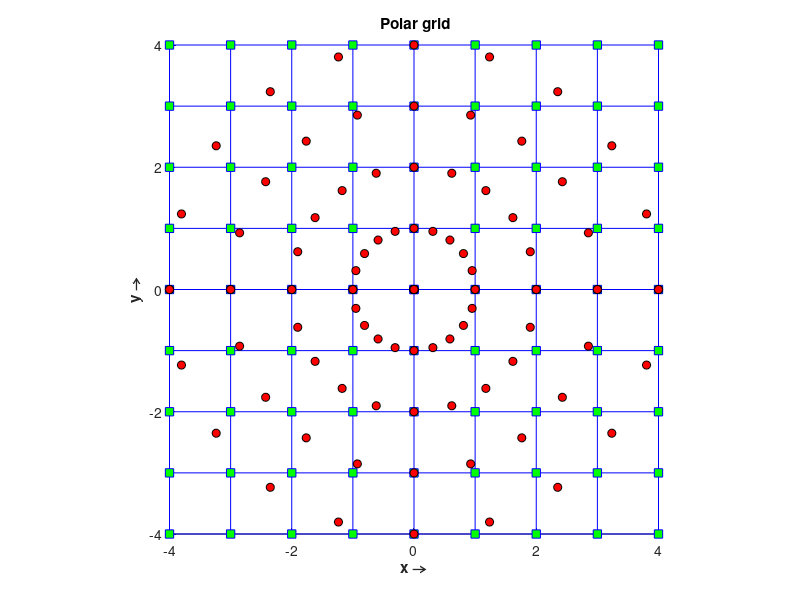
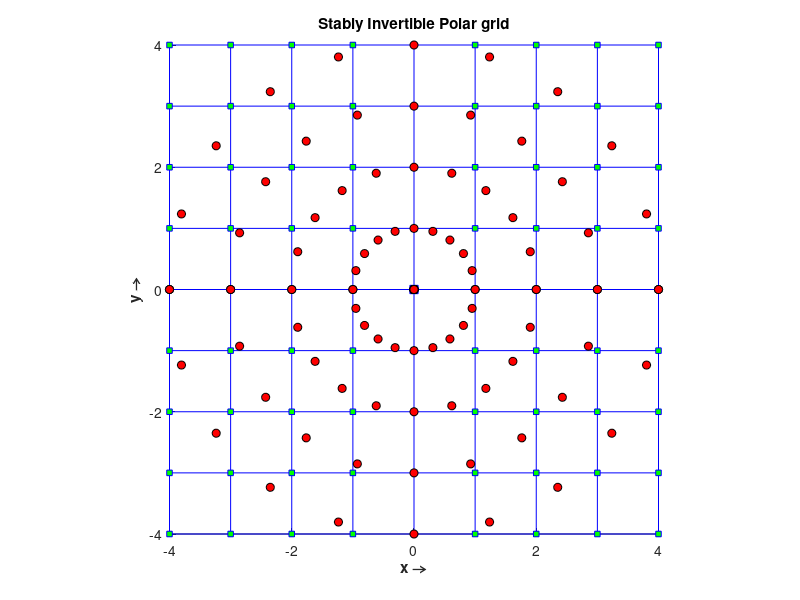
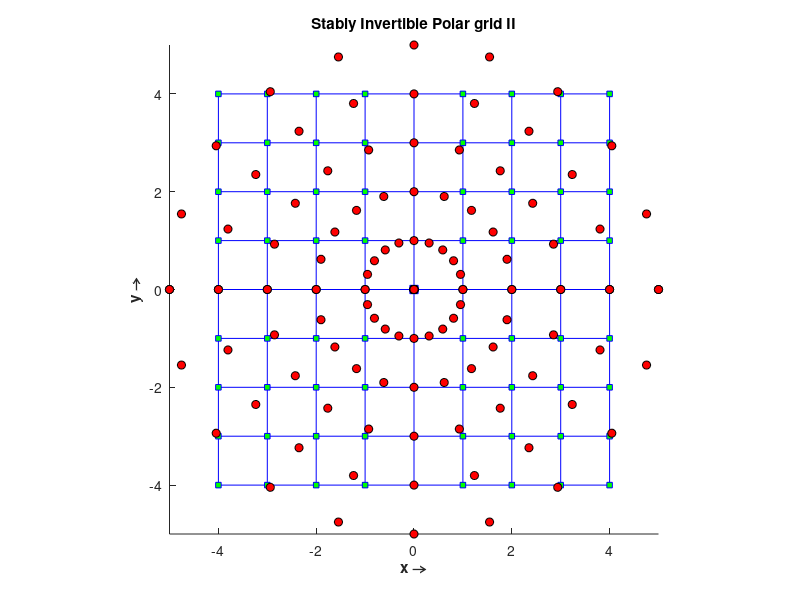
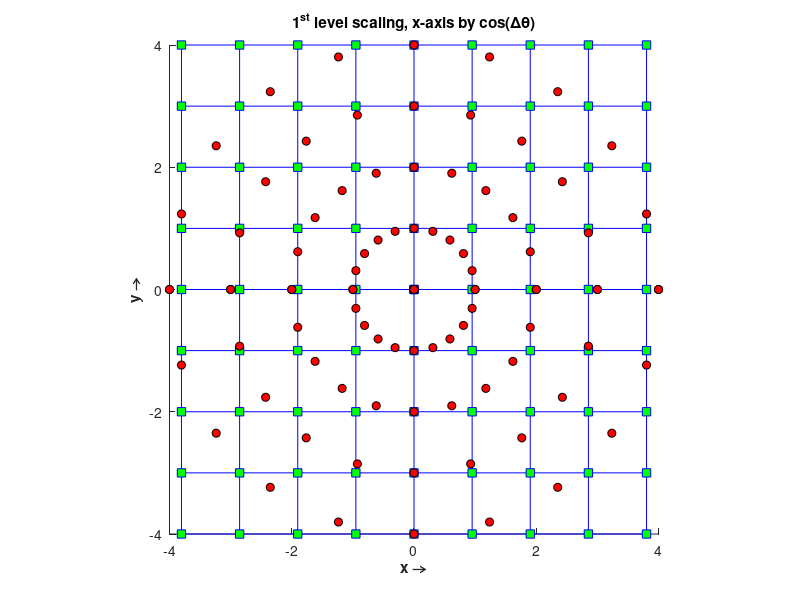

Write the MATLAB code that produced these figures, in order.
clear all;
clc;
close all;


N = 8;   % Has to be even 
freqScale = 1; 2*pi/(N+1);
gridSpacing =  [-N/2:N/2]*freqScale;
gridMarkerSize = 6;
highlightMarkerSize = 8;

delay = .05;


%% Normal Grid
figure,axis equal
hold on
axis equal
axis ([-N/2 N/2 -N/2 N/2])
for j  = 1: N+1                             % Marking X-Y grid lines
    h =plot(gridSpacing(:),gridSpacing(j)*ones(1,N+1),'b');
    h =plot(gridSpacing(j)*ones(1,N+1),gridSpacing(:),'b');
end
for j  = 1: N+1                             % Plotting grid points
    pause(delay);
    h =plot(gridSpacing(j),gridSpacing(:),'bs');
    set(h,'MarkerFaceColor','g');
    set(h,'MarkerSize',gridMarkerSize)
end
h = plot(0,0,'bs');                 % DC value
set(h,'MarkerFaceColor','k');
set(h,'MarkerSize',gridMarkerSize)

title('\bf{Square grid & Polar grid}') 
 title('\bf{ Polar grid}') 
xlabel ('\bf{x \rightarrow}')
ylabel ('\bf{y \rightarrow}')
hold off
 
%% Plotting Polar grid
M = N + 2;                 % Total number of polar lines 
deltaTheta = 180/M;     % Angular sampling rate
angles = [0:deltaTheta:180];  
 
hold on 
for angle = angles 
    pause(delay) 
    h1= plot(gridSpacing*cosd(angle),gridSpacing*sind(angle),'ko');
    set(h1,'MarkerFaceColor','r');
    set(h1,'MarkerSize',gridMarkerSize) 
end
hold off  

%% Is there a reverse solution possible ???

%% Invertible Polar Grid
figure,axis equal
hold on
axis equal
axis ([-N/2 N/2 -N/2 N/2])
for j  = 1: N+1                             % Marking X-Y grid lines
    h =plot(gridSpacing(:),gridSpacing(j)*ones(1,N+1),'b');
    h =plot(gridSpacing(j)*ones(1,N+1),gridSpacing(:),'b');
end
for j  = 1: N+1                             % Plotting grid points
    pause(delay);
    h =plot(gridSpacing(j),gridSpacing(:),'bs');
    set(h,'MarkerFaceColor','g');
    set(h,'MarkerSize',gridMarkerSize-2)
end
h = plot(0,0,'bs');                 % DC value
set(h,'MarkerFaceColor','k');
set(h,'MarkerSize',gridMarkerSize)

title('\bf{Stably Invertible Polar grid}') 
xlabel ('\bf{x \rightarrow}')
ylabel ('\bf{y \rightarrow}')
hold off

M = N + 2;                 % Total number of polar lines 
deltaTheta = 180/M;     % Angular sampling rate
angles = [0:deltaTheta:180];  

newGridSpacing = 0;                    % This is a change
hold on  
for angle = angles
    pause(delay)
    
    if (  angle <= 45 || angle > 135 )
        newGridSpacing = gridSpacing ./ cos(angle*pi/180);       % BH
        if(angle > 135)
            halfSpacing = 1:1:newGridSpacing(1);
        else
            halfSpacing = 1:1:newGridSpacing(end);
        end
    else if ( angle > 45 || angle <= 135 )
            newGridSpacing = gridSpacing ./ sin(angle*pi/180);    %BV
            halfSpacing = 1:1:newGridSpacing(end);
        end
    end
    
    newGridSpacing = [-fliplr(halfSpacing) 0 halfSpacing];
    
    h1= plot(newGridSpacing*cosd(angle),newGridSpacing*sind(angle),'ko');
    set(h1,'MarkerFaceColor','r');
    set(h1,'MarkerSize',gridMarkerSize)
    
    halfPoints = halfSpacing(N/2+1:end);    % These are the corner points
    if(~isempty(halfPoints))
        halfPoints = [-halfPoints ; halfPoints];
        for point = halfPoints
        h1= plot(point *cosd(angle),point *sind(angle),'ko');
        set(h1,'MarkerFaceColor','g');
        set(h1,'MarkerSize',gridMarkerSize+1)
        end
    end
    
end 
hold off    
   

%% Second Invertible Polar Grid -My type
figure,axis equal
hold on
axis equal
for j  = 1: N+1                             % Marking X-Y grid lines
    h =plot(gridSpacing(:),gridSpacing(j)*ones(1,N+1),'b');
    h =plot(gridSpacing(j)*ones(1,N+1),gridSpacing(:),'b');
end
for j  = 1: N+1                             % Plotting grid points
    pause(delay);
    h =plot(gridSpacing(j),gridSpacing(:),'bs');
    set(h,'MarkerFaceColor','g');
    set(h,'MarkerSize',gridMarkerSize-2)
end
h = plot(0,0,'bs');                 % DC value
set(h,'MarkerFaceColor','k');
set(h,'MarkerSize',gridMarkerSize)

title('\bf{Stably Invertible Polar grid II}') 
xlabel ('\bf{x \rightarrow}')
ylabel ('\bf{y \rightarrow}')
hold off

newGridSpacing = gridSpacing ./cosd(45);
 halfSpacing = 1:1:newGridSpacing(end);
 newGridSpacing = [-fliplr(halfSpacing) 0 halfSpacing];

 new__N = halfSpacing(end);
 axis ([-new__N new__N -new__N new__N])
hold on 
for angle = angles 
    pause(delay) 
    h1= plot(newGridSpacing*cosd(angle),newGridSpacing*sind(angle),'ko');
    set(h1,'MarkerFaceColor','r');
    set(h1,'MarkerSize',gridMarkerSize) 
end
hold off   

%% First Scale sind(18)
alpha11 =  cosd(deltaTheta); 
% alpha11 = sind(deltaTheta);           % Switching the scales to see geometry
figure,axis equal 
hold on 
axis equal
axis ([-N/2 N/2 -N/2 N/2])
for j  = 1: N+1                             % Marking X-Y grid lines
    h =plot(gridSpacing(:)*alpha11,gridSpacing(j)*ones(1,N+1),'b');
    h =plot(gridSpacing(j)*ones(1,N+1)*alpha11,gridSpacing(:),'b');
end
for j  = 1: N+1                             % Plotting grid points
    pause(delay);
    h =plot(gridSpacing(j)*alpha11,gridSpacing(:),'bs');
    set(h,'MarkerFaceColor','g');
    set(h,'MarkerSize',gridMarkerSize)
end
h = plot(0,0,'bs');                 % DC value
set(h,'MarkerFaceColor','k');
set(h,'MarkerSize',gridMarkerSize)

title('\bf{1^{st} level scaling, x-axis by cos(\Delta\theta)}')
xlabel ('\bf{x \rightarrow}')
ylabel ('\bf{y \rightarrow}')
hold off


hold on
for angle = angles
    pause(delay)
    h1= plot(gridSpacing*cosd(angle),gridSpacing*sind(angle),'ko');
    set(h1,'MarkerFaceColor','r');
    set(h1,'MarkerSize',gridMarkerSize)
end
hold off 

%% Next Scale in y direction
beta11 = sind(deltaTheta);
% beta11 = sind(3*deltaTheta);                            % Switching the scales to see geometry
newspacing = abs(gridSpacing) * beta11;

newspacing(N/2+1) = 1;          % Scaling reset at zero

figure,axis equal 
hold on 
axis equal
% axis ([-N/2 N/2 -N/2 N/2])
for j  = 1: N+1                             % Marking X-Y grid lines
    h =plot(gridSpacing(:)*alpha11,gridSpacing(j)*ones(1,N+1)*newspacing(j),'b');
    h =plot(gridSpacing(j)*ones(1,N+1)*alpha11,gridSpacing(:)*newspacing(j),'b');
end
for j  = 1: N+1                             % Plotting grid points
    pause(delay+.02);
    h =plot(gridSpacing(j)*alpha11,gridSpacing(:)*newspacing(j),'bs');
    set(h,'MarkerFaceColor','g');
    set(h,'MarkerSize',gridMarkerSize+4)
end
h = plot(0,0,'bs');                 % DC value
set(h,'MarkerFaceColor','k');
set(h,'MarkerSize',gridMarkerSize)

title('\bf{1^{st} level scaling, x-axis by cos(\Delta\theta) then y axis by sin(\Delta\theta)}')
xlabel ('\bf{x \rightarrow}')
ylabel ('\bf{y \rightarrow}')
hold off


hold on 
for angle = angles
    pause(delay)
    h1= plot(gridSpacing*cosd(angle),gridSpacing*sind(angle),'ko');
    set(h1,'MarkerFaceColor','r');
    set(h1,'MarkerSize',gridMarkerSize)
end
hold off 
% axis tight
 
%% Third Squeez sind(3*18) 
alpha13 = alpha11; 
figure,axis equal  
hold on
axis equal
axis ([-N/2 N/2 -N/2 N/2])
for j  = 1: N+1                             % Marking X-Y grid lines
    h =plot(gridSpacing(:),gridSpacing(j)*ones(1,N+1)*alpha13,'b');
    h =plot(gridSpacing(j)*ones(1,N+1),gridSpacing(:)*alpha13,'b');
end
for j  = 1: N+1                             % Plotting grid points
    pause(delay);
    h =plot(gridSpacing(j),gridSpacing(:)*alpha13,'bs');
    set(h,'MarkerFaceColor','g');
    set(h,'MarkerSize',gridMarkerSize)
end
h = plot(0,0,'bs');                 % DC value
set(h,'MarkerFaceColor','k');
set(h,'MarkerSize',gridMarkerSize)

title('\bf{1^{st} level scaling, y-axis by cos(\Delta\theta)}')
xlabel ('\bf{x \rightarrow}')
ylabel ('\bf{y \rightarrow}')
hold off 


hold on
for angle = angles
    pause(delay)
    h1= plot(gridSpacing*cosd(angle),gridSpacing*sind(angle),'ko');
    set(h1,'MarkerFaceColor','r');
    set(h1,'MarkerSize',gridMarkerSize)
end
hold off 

%% Next scale in x direction
figure,axis equal
hold on
axis equal
% axis ([-N/2 N/2 -N/2 N/2])
for j  = 1: N+1                             % Marking X-Y grid lines
    h =plot(gridSpacing * newspacing (j) ,gridSpacing(j)*ones(1,N+1)*alpha13,'b');
    h =plot(gridSpacing(j)*ones(1,N+1)* newspacing(j),gridSpacing(:)*alpha13,'b');
end
for j  = 1: N+1                             % Plotting grid points
    pause(delay);
    h =plot(gridSpacing(:)* newspacing(j),gridSpacing(j)*alpha13,'bs');
    set(h,'MarkerFaceColor','g');
    set(h,'MarkerSize',gridMarkerSize)
end
h = plot(0,0,'bs');                 % DC value
set(h,'MarkerFaceColor','k'); 
set(h,'MarkerSize',gridMarkerSize)

title('\bf{1^{st} level scaling, y-axis by cos(\Delta\theta) then in x-axis by sin(\Delta\theta)}')
xlabel ('\bf{x \rightarrow}')
ylabel ('\bf{y \rightarrow}')
hold off

 
hold on
for angle = angles
    pause(delay)
    h1= plot(gridSpacing*cosd(angle),gridSpacing*sind(angle),'ko');
    set(h1,'MarkerFaceColor','r');
    set(h1,'MarkerSize',gridMarkerSize)
end
hold off 
axis tight

 
%% Second Squeez sind(2*18)
alpha12 =  cosd(deltaTheta*2);
figure,axis equal
hold on
axis equal
axis ([-N/2 N/2 -N/2 N/2]) 
for j  = 1: N+1                             % Marking X-Y grid lines
    h =plot(gridSpacing(:)*alpha12,gridSpacing(j)*ones(1,N+1),'b');
    h =plot(gridSpacing(j)*ones(1,N+1)*alpha12,gridSpacing(:),'b');
end
for j  = 1: N+1                             % Plotting grid points
    pause(delay);
    h =plot(gridSpacing(j)*alpha12,gridSpacing(:),'bs');
    set(h,'MarkerFaceColor','g');
    set(h,'MarkerSize',gridMarkerSize)
end
h = plot(0,0,'bs');                 % DC value
set(h,'MarkerFaceColor','k');
set(h,'MarkerSize',gridMarkerSize)

title('\bf{2^{nd} level scaling, x-axis by cos(2\Delta\theta)}')
xlabel ('\bf{x \rightarrow}')
ylabel ('\bf{y \rightarrow}')
hold off


hold on
for angle = angles
    pause(delay)
    h1= plot(gridSpacing*cosd(angle),gridSpacing*sind(angle),'ko');
    set(h1,'MarkerFaceColor','r');
    set(h1,'MarkerSize',gridMarkerSize)
end
hold off 

%% Next Scale in y direction
beta12 = sind(2*deltaTheta);
newspacing = abs(gridSpacing) * beta12/2;

newspacing(N/2+1) = 1;          % Scaling reset at zero

figure,axis equal
hold on 
axis equal
% axis ([-N/2 N/2 -N/2 N/2])
for j  = 1: N+1                             % Marking X-Y grid lines
    h =plot(gridSpacing(:)*alpha12,gridSpacing(j)*ones(1,N+1)*newspacing(j),'b');
    h =plot(gridSpacing(j)*ones(1,N+1)*alpha12,gridSpacing(:)*newspacing(j),'b');
end
for j  = 1: N+1                             % Plotting grid points
    pause(delay+.02);
    h =plot(gridSpacing(j)*alpha12,gridSpacing(:)*newspacing(j),'bs');
    set(h,'MarkerFaceColor','g');
    set(h,'MarkerSize',gridMarkerSize)
end
h = plot(0,0,'bs');                 % DC value
set(h,'MarkerFaceColor','k');
set(h,'MarkerSize',gridMarkerSize)

title('\bf{2^{nd} level scaling, x-axis by cos(2\Delta\theta) then y axis by sin(2\Delta\theta)}')
xlabel ('\bf{x \rightarrow}')
ylabel ('\bf{y \rightarrow}')
hold off


hold on
for angle = angles
    pause(delay)
    h1= plot(gridSpacing*cosd(angle),gridSpacing*sind(angle),'ko');
    set(h1,'MarkerFaceColor','r');
    set(h1,'MarkerSize',gridMarkerSize)
end
hold off 
axis tight

%% Fourth Squeez sind(4*18) 
alpha14 =  alpha12; 
figure,axis equal
hold on
axis equal
axis ([-N/2 N/2 -N/2 N/2])
for j  = 1: N+1                             % Marking X-Y grid lines
    h =plot(gridSpacing(:),gridSpacing(j)*ones(1,N+1)*alpha14,'b');
    h =plot(gridSpacing(j)*ones(1,N+1),gridSpacing(:)*alpha14,'b');
end
for j  = 1: N+1                             % Plotting grid points
    pause(.03);
    h =plot(gridSpacing(j),gridSpacing(:)*alpha14,'bs');
    set(h,'MarkerFaceColor','g'); 
    set(h,'MarkerSize',gridMarkerSize)
end
h = plot(0,0,'bs');                 % DC value
set(h,'MarkerFaceColor','k');
set(h,'MarkerSize',gridMarkerSize)

title('\bf{2^{nd} level scaling, y-axis by cos(2\Delta\theta)}')
xlabel ('\bf{x \rightarrow}')
ylabel ('\bf{y \rightarrow}')
hold off


hold on
for angle = angles
    pause(delay)
    h1= plot(gridSpacing*cosd(angle),gridSpacing*sind(angle),'ko');
    set(h1,'MarkerFaceColor','r');
    set(h1,'MarkerSize',gridMarkerSize)
end
hold off 

%% Next scale in x direction
figure,axis equal
hold on
axis equal
% axis ([-N/2 N/2 -N/2 N/2])
for j  = 1: N+1                             % Marking X-Y grid lines
    h =plot(gridSpacing * newspacing (j) ,gridSpacing(j)*ones(1,N+1)*alpha14,'b');
    h =plot(gridSpacing(j)*ones(1,N+1)* newspacing(j),gridSpacing(:)*alpha14,'b');
end
for j  = 1: N+1                             % Plotting grid points
    pause(delay);
    h =plot(gridSpacing(:)* newspacing(j),gridSpacing(j)*alpha14,'bs');
    set(h,'MarkerFaceColor','g');
    set(h,'MarkerSize',gridMarkerSize)
end
h = plot(0,0,'bs');                 % DC value
set(h,'MarkerFaceColor','k'); 
set(h,'MarkerSize',gridMarkerSize)

title('\bf{2^{nd} level scaling, y-axis by cos(2\Delta\theta) then in x-axis by sin(2\Delta\theta)}')
xlabel ('\bf{x \rightarrow}')
ylabel ('\bf{y \rightarrow}')
hold off

 
hold on
for angle = angles
    pause(delay)
    h1= plot(gridSpacing*cosd(angle),gridSpacing*sind(angle),'ko');
    set(h1,'MarkerFaceColor','r');
    set(h1,'MarkerSize',gridMarkerSize)
end
hold off 
axis tight



% %% Plotting irrational numbers as period
% 
% z = [1:(N+1)+3];
% alpha =  cosd(18);
% figure, stem (z,sin(2*pi*z*alpha/(N+1)), 'Linewidth', 2.3)
% axis( [ 1 (N+1)+3  -1.5 1.5 ] )
% xlabel('\bf{ n \rightarrow}')
% ylabel(' \bf{  sin(2\pi n \alpha /(N+1)) \rightarrow }')
% grid on
% % legend('\bf{cos(\Delta \theta)}')
